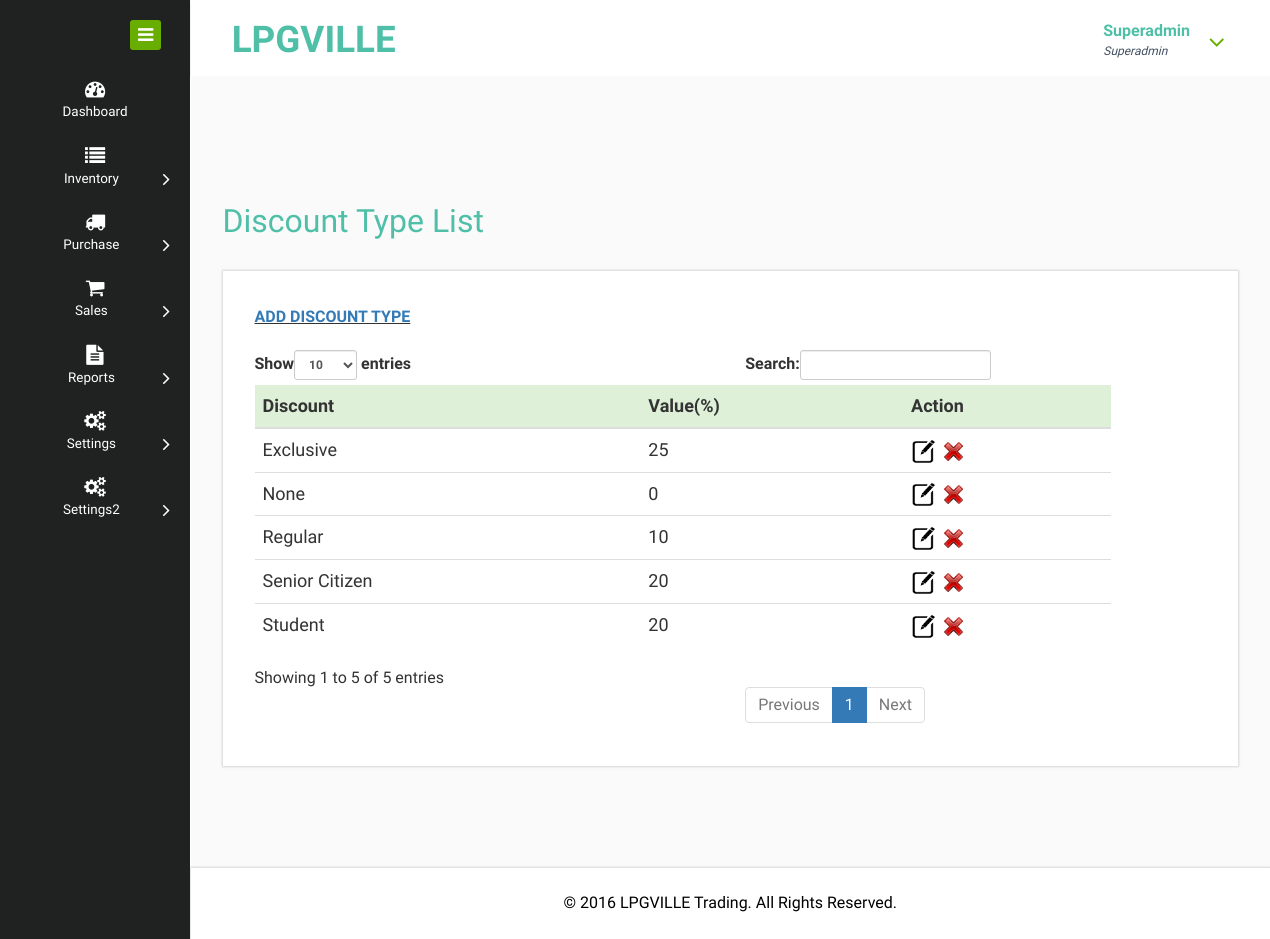
The page /admin/discount.php (signed in) on the database its author committed.
### tables this page shows
CREATE TABLE `user` (
  `UserID` varchar(20) NOT NULL,
  `Username` varchar(50) NOT NULL,
  `Password` varchar(15) NOT NULL,
  `Role` varchar(15) NOT NULL,
  `UserStatus` varchar(10) NOT NULL,
  `DateAdded` date NOT NULL,
  `UserDelete` int(5) NOT NULL
);

CREATE TABLE `user_info` (
  `UserID` varchar(20) NOT NULL,
  `Fullname` varchar(100) NOT NULL,
  `Contact` varchar(50) NOT NULL,
  `Email` varchar(150) NOT NULL,
  `Address` varchar(150) NOT NULL
);

CREATE TABLE `discount` (
  `DiscountID` int(11) NOT NULL,
  `DiscountName` varchar(30) NOT NULL,
  `DiscountValue` int(11) NOT NULL,
  `DiscountDelete` int(5) NOT NULL
);

CREATE TABLE `cms` (
  `ID` int(11) NOT NULL,
  `footer` varchar(200) NOT NULL,
  `about` text NOT NULL,
  `contact_text` varchar(255) NOT NULL,
  `contact_address` varchar(200) NOT NULL,
  `slider1` varchar(200) NOT NULL,
  `slider2` varchar(200) NOT NULL,
  `home_title1` varchar(200) NOT NULL,
  `home_title2` varchar(200) NOT NULL,
  `home_title3` varchar(200) NOT NULL,
  `home_text1` varchar(125) NOT NULL,
  `home_text2` varchar(125) NOT NULL,
  `home_text3` varchar(125) NOT NULL
);

### admin/session.php (called while the page is built, shortened)
<?php
$user = $conn->query("SELECT u.Username, u.Password, u.Role, u.UserStatus, u.DateAdded,
		ui.Fullname, ui.Contact, ui.Email, ui.Address,
		ua.Inventory, ua.PO, ua.Orders, ua.Reports, ua.Settings
		FROM user AS u
		INNER JOIN user_info AS ui ON u.UserID=ui.UserID
		INNER JOIN user_access AS ua ON u.UserID=ua.UserID
		AND u.UserID='$_SESSION[userid]'");
$urow = $user->fetch_assoc();
?>

### admin/discount.php (the view, shortened to what this page needs)
<?php
require('../connection.php');
require('session.php');
?>
<!DOCTYPE HTML>
<html>
  <?php
  require('head.php');
  ?>
<body>
<div class="page-container">
<div class="left-content">
<div class="mother-grid-inner">
  <?php
  require('header.php');
  ?>
  <?php
  $table = $conn->query("SELECT * FROM discount WHERE DiscountDelete=0
    ORDER BY DiscountName");
  ?>
<div class="inner-block">
<div class="blank">
<h2>Discount Type List</h2>
<div class="grid_3 grid_4">
<div class="page-header">
<b><u><a href="add_discount.php">ADD DISCOUNT TYPE</a></u></b>
</div>
<div class="bs-example">
<?php
  if($table->num_rows > 0) {
    echo '
    <table class="table" id="dataTables-example" style="font-size: 18px; width: 90%">
    <thead>
    <tr class="success">
      <th>Discount</th>
      <th>Value(%)</th>
      <th>Action</th>
    </tr>
    </thead>
    <tbody>
    ';
    while($obj = $table->fetch_assoc()) {
      echo '<tr>';
      echo '<td>' .$obj['DiscountName']. '</td>';
      echo '<td>' .$obj['DiscountValue']. '</td>';
      echo '<td>';
       echo '<a href="edit_discount.php?discountid=' .$obj['DiscountID']. '">
          <img src="icons/edit.png" style="width: 25px; height: 25px;" title="Edit Discount Type" />
          </a>';
            echo '<a href="delete_discount.php?discountid=' .$obj['DiscountID']. '&discountname=' .$obj['DiscountName']. '" onclick="return confirmRemove()">
          <img src="icons/delete.png" style="width: 25px; height: 25px;" title="Delete Discount" />
          </a>';
      echo '</td>';
      echo '</tr>';
    }
    echo '
    </tbody>
    </table>
    ';
  }
  else {
    echo 'No discount type records available.';
  }
  ?>
</div>
</div>
</div>
</div>
<?php
require('footer.php');
?>
</div>
</div>
  <?php
  require('navigation.php');
  ?>
</div>
</body>
</html>

### admin/header.php (shortened to what this page needs)
<div class="header-main">
<div class="header-left">
<div class="logo-name">
<a href="dashboard.php"> <h1>LPGVILLE</h1>
</a>
</div>
<div class="clearfix"> </div>
</div>
<div class="header-right">
<div class="profile_details">
<ul>
    <li class="dropdown profile_details_drop">
        <a href="#" class="dropdown-toggle" data-toggle="dropdown" aria-expanded="false">
        <div class="profile_img">
        <div class="user-name">
       <?php
        echo '<p>' .$urow['Fullname']. '</p>';
        echo '<span>' .$_SESSION['role']. '</span>';
        ?>
        </div>
        <i class="fa fa-angle-down lnr"></i>
        <div class="clearfix"></div>
        </div>
        </a>
                                    </li>
                                </ul>
                            </div>
                            <div class="clearfix"> </div>
                        </div>
                     <div class="clearfix"> </div>
                </div>

### admin/footer.php
 <?php
 	require('../connection.php');
   $cms = $conn->query("SELECT * FROM cms WHERE ID=1");
   $cmsrow = $cms->fetch_assoc();
   ?>
<div class="copyrights">
 <?php
                   echo
                   '
                   <p>© ' .$cmsrow['footer']. '</p>
                   ';
                   ?>
</div>

### rows shown on the page
user: user_info.Fullname "Superadmin"
discount: DiscountName "Exclusive", DiscountValue "25"
discount: DiscountName "None", DiscountValue "0"
discount: DiscountName "Regular", DiscountValue "10"
discount: DiscountName "Senior Citizen", DiscountValue "20"
discount: DiscountName "Student", DiscountValue "20"
cms: footer "2016 LPGVILLE Trading. All Rights Reserved."

### other values the page prints
$_SESSION['role'] "Superadmin"
